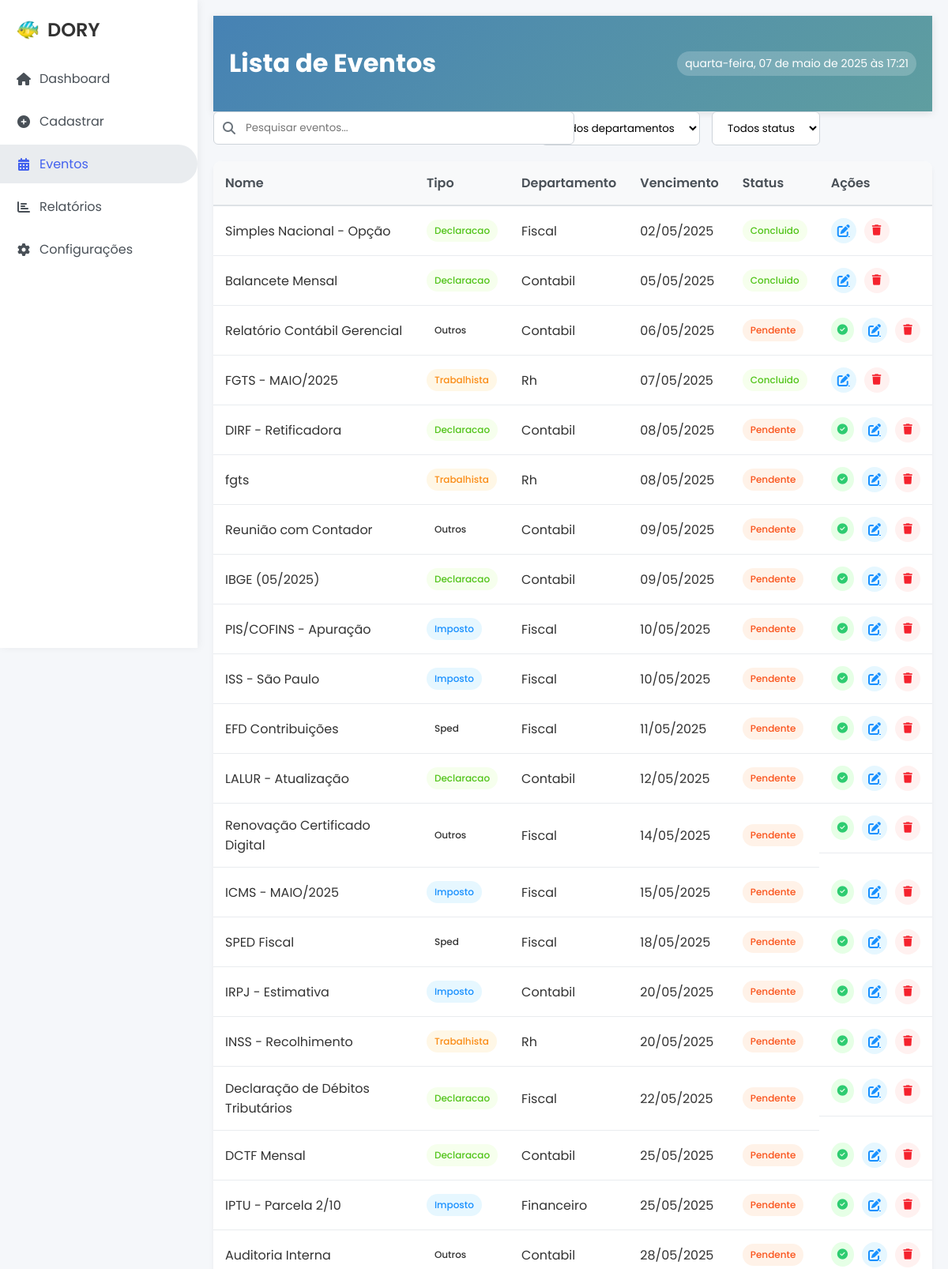
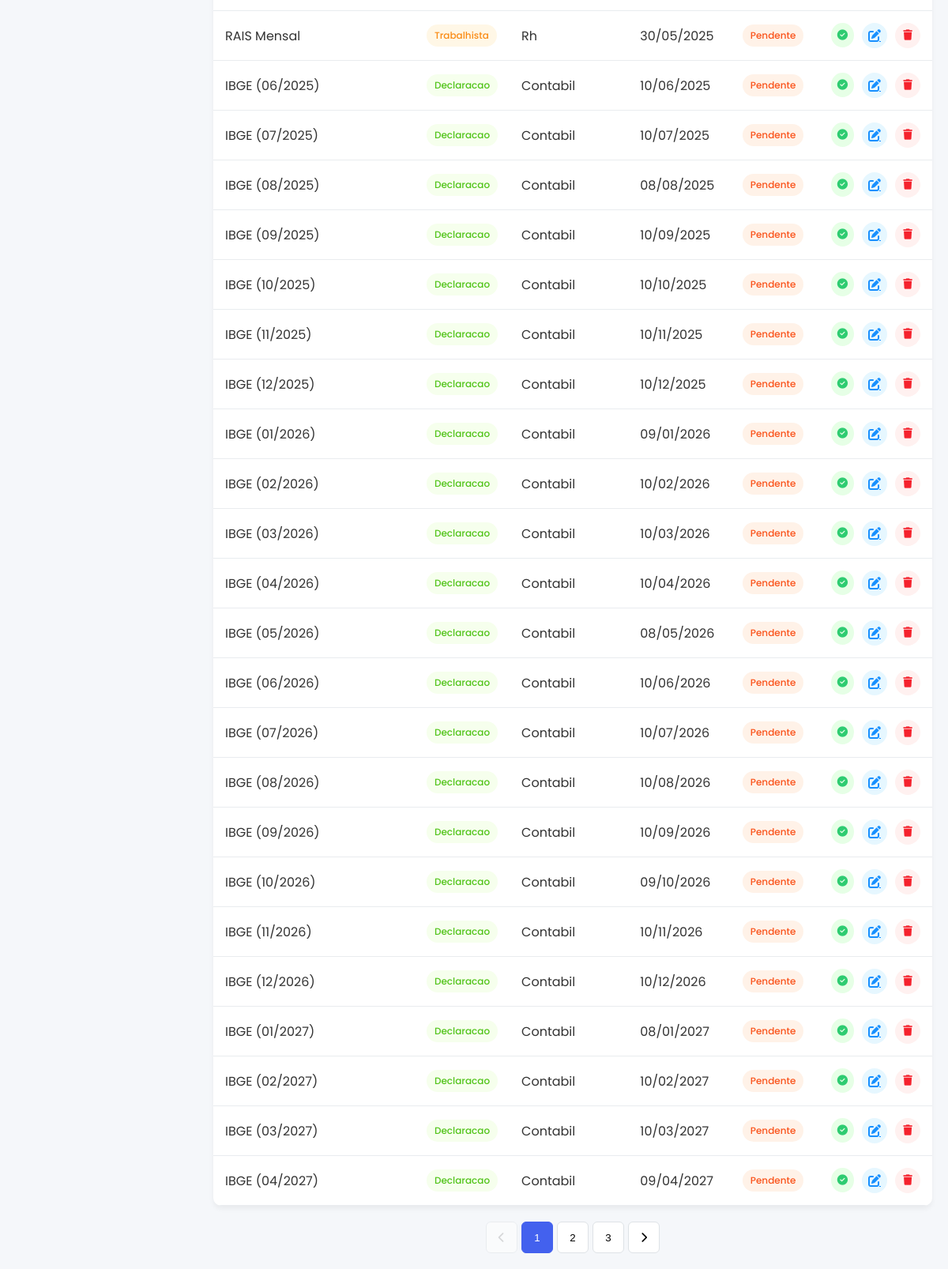
/eventos, run on the app's committed database (2 pictures, top to bottom).
### dory.py (models this page shows, shortened)
class Evento(db.Model):
    id = db.Column(db.Integer, primary_key=True)
    nome = db.Column(db.String(100), nullable=False)
    tipo = db.Column(db.String(50), nullable=False)
    departamento = db.Column(db.String(50), nullable=False)
    data_vencimento = db.Column(db.DateTime, nullable=False)
    descricao = db.Column(db.Text)
    prioridade = db.Column(db.String(20), default='normal')
    status = db.Column(db.String(20), default='pendente')
    data_criacao = db.Column(db.DateTime, default=datetime.utcnow)
    repetir_mensal = db.Column(db.Boolean, default=False)
    antecipar_dia_util = db.Column(db.Boolean, default=False)
    data_fim_repeticao = db.Column(db.DateTime)
    evento_pai_id = db.Column(db.Integer, db.ForeignKey('evento.id'))

### dory.py (the view)
@app.route("/eventos")
def eventos():
    eventos = Evento.query.order_by(Evento.data_vencimento).all()
    return render_template("eventos.html", eventos=eventos)

### templates/eventos.html (shortened to what this page needs)
<!DOCTYPE html>
<html lang="pt-BR">
<head>
    <link rel="stylesheet" href="https://cdnjs.cloudflare.com/ajax/libs/font-awesome/6.4.0/css/all.min.css">
    <link rel="stylesheet" href="{{ url_for('static', filename='css/style.css') }}">
    <link rel="stylesheet" href="{{ url_for('static', filename='css/components/sidebar.css') }}">
    <link rel="stylesheet" href="{{ url_for('static', filename='css/components/table.css') }}">
</head>
<body>
    <aside class="sidebar">
        <div class="logo" style="padding: 0 20px 20px;">
            <span style="font-size: 24px;">🐠</span>
            <span style="font-weight: 600;">DORY</span>
        </div>
        <ul class="sidebar-menu">
            <li><a href="/"><i class="fas fa-home"></i> Dashboard</a></li>
            <li><a href="/cadastrar"><i class="fas fa-plus-circle"></i> Cadastrar</a></li>
            <li><a href="/eventos" class="active"><i class="fas fa-calendar-alt"></i> Eventos</a></li>
            <li><a href="/relatorios"><i class="fas fa-chart-bar"></i> Relatórios</a></li>
            <li><a href="/configuracoes"><i class="fas fa-cog"></i> Configurações</a></li>
        </ul>
    </aside>
    <main class="main-content">
        <div class="header">
            <h1>Lista de Eventos</h1>
            <div class="datetime" id="currentDateTime"></div>
        </div>
        <div class="filters">
            <div class="search-box">
                <i class="fas fa-search"></i>
                <input type="text" id="searchInput" placeholder="Pesquisar eventos...">
            </div>
            <div class="filter-group">
                <select id="filter-department">
                    <option value="">Todos departamentos</option>
                </select>
            </div>
            <div class="filter-group">
                <select id="filter-status">
                    <option value="">Todos status</option>
                </select>
            </div>
        </div>
        <div class="table-container">
            <table class="modern-table">
                <thead>
                    <tr>
                        <th>Nome</th>
                        <th>Tipo</th>
                        <th>Departamento</th>
                        <th>Vencimento</th>
                        <th>Status</th>
                        <th>Ações</th>
                    </tr>
                </thead>
                <tbody>
                    {% for evento in eventos %}
                    <tr>
                        <td>{{ evento.nome }}</td>
                        <td><span class="badge badge-{{ evento.tipo }}">{{ evento.tipo|capitalize }}</span></td>
                        <td>{{ evento.departamento|capitalize }}</td>
                        <td>{{ evento.data_vencimento.strftime('%d/%m/%Y') }}</td>
                        <td>
                            <span class="badge badge-{{ evento.status }}">
                                {{ evento.status|capitalize }}
                            </span>
                        </td>
                        <td class="actions">
                            {% if evento.status != 'concluido' %}
                            <form action="{{ url_for('concluir', id=evento.id) }}" method="POST" style="display: inline;">
                                <button type="submit" class="btn-complete" title="Marcar como concluído">
                                    <i class="fas fa-check-circle"></i>
                                </button>
                            </form>
                            {% endif %}
                            <a href="{{ url_for('editar', id=evento.id) }}" class="btn-edit" title="Editar">
                                <i class="fas fa-edit"></i>
                            </a>
                            <button class="btn-delete" onclick="confirmarExclusao({{ evento.id }})" title="Excluir">
                                <i class="fas fa-trash"></i>
                            </button>
                        </td>
                    </tr>
                    {% endfor %}
                </tbody>
            </table>
        </div>
        <div class="pagination">
            <button class="page-btn" disabled><i class="fas fa-chevron-left"></i></button>
            <button class="page-btn active">1</button>
            <button class="page-btn">2</button>
            <button class="page-btn">3</button>
            <button class="page-btn"><i class="fas fa-chevron-right"></i></button>
        </div>
    </main>
</body>
</html>

### static/css/style.css (style rules this page uses)
body { font-family: 'Poppins', sans-serif; margin: 0; padding: 0; background-color: #f5f7fa; color: #333; }
.header { background: linear-gradient(135deg, #4682b4, #5f9ea0); color: white; padding: 15px 20px; display: flex; justify-content: space-between; align-items: center; box-shadow: 0 2px 10px rgba(0, 0, 0, 0.1); }
.logo { font-size: 24px; font-weight: bold; display: flex; align-items: center; gap: 10px; }
:root { --primary: #4361ee; --secondary: #3f37c9; --accent: #4895ef; --danger: #f72585; --light: #f8f9fa; --dark: #212529; }
.datetime { font-size: 14px; background: rgba(255, 255, 255, 0.2); padding: 5px 10px; border-radius: 20px; }
a, button { transition: all 0.3s ease; }

### static/css/components/sidebar.css (style rules this page uses)
.sidebar { width: 250px; background: white; position: fixed; height: 100vh; box-shadow: 2px 0 10px rgba(0, 0, 0, 0.05); padding-top: 20px; }
.sidebar-menu { list-style: none; padding: 0; margin: 0; }
.sidebar-menu li { margin-bottom: 5px; }
.sidebar-menu a { display: flex; align-items: center; gap: 10px; padding: 12px 20px; color: #495057; text-decoration: none; border-radius: 0 30px 30px 0; }
.sidebar-menu a:hover, .sidebar-menu a.active { background: #e9ecef; color: var(--primary); }
.sidebar-menu i { width: 20px; text-align: center; }
.main-content { margin-left: 250px; padding: 20px; }

### static/css/components/table.css (style rules this page uses)
.filters { display: flex; gap: 15px; margin-bottom: 20px; align-items: center; }
.search-box { position: relative; flex: 1; max-width: 400px; }
.search-box i { position: absolute; left: 12px; top: 50%; transform: translateY(-50%); color: #6c757d; }
.search-box input { width: 100%; padding: 10px 15px 10px 40px; border: 1px solid #ced4da; border-radius: 6px; font-family: 'Poppins', sans-serif; }
.filter-group select { padding: 10px 15px; border: 1px solid #ced4da; border-radius: 6px; background-color: white; font-family: 'Poppins', sans-serif; }
.table-container { background: white; border-radius: 10px; box-shadow: 0 4px 6px rgba(0, 0, 0, 0.05); overflow-x: auto; }
.modern-table { width: 100%; border-collapse: collapse; }
.modern-table th { background-color: #f8f9fa; color: #495057; font-weight: 600; text-align: left; padding: 15px; border-bottom: 2px solid #dee2e6; }
.modern-table td { padding: 15px; border-bottom: 1px solid #e9ecef; vertical-align: middle; }
.badge { display: inline-block; padding: 5px 10px; border-radius: 20px; font-size: 12px; font-weight: 500; }
.badge-imposto { background-color: #e6f7ff; color: #1890ff; }
.badge-declaracao { background-color: #f6ffed; color: #52c41a; }
.badge-trabalhista { background-color: #fff7e6; color: #fa8c16; }
.badge-pendente { background-color: #fff2e8; color: #fa541c; }
.badge-concluido { background-color: #f6ffed; color: #52c41a; }
.actions { display: flex; gap: 10px; }
.btn-edit, .btn-delete { width: 32px; height: 32px; border-radius: 50%; display: flex; align-items: center; justify-content: center; cursor: pointer; transition: all 0.3s; border: none; }
.btn-edit { background-color: #e6f7ff; color: #1890ff; }
.btn-delete { background-color: #fff1f0; color: #f5222d; }
.pagination { display: flex; justify-content: center; gap: 5px; margin-top: 20px; }
.page-btn { width: 40px; height: 40px; border-radius: 6px; border: 1px solid #dee2e6; background-color: white; cursor: pointer; transition: all 0.3s; }
.page-btn.active { background-color: #4361ee; color: white; border-color: #4361ee; }
.page-btn:disabled { opacity: 0.5; cursor: not-allowed; }
.btn-complete { background-color: #e6ffe6; color: #2ecc71; border: none; padding: 8px; border-radius: 50%; cursor: pointer; transition: all 0.3s; }

### data on the page
Evento: nome "Simples Nacional - Opção", tipo "Declaracao", departamento "Fiscal", data_vencimento "02/05/2025", status "Concluido"
Evento: nome "Balancete Mensal", tipo "Declaracao", departamento "Contabil", data_vencimento "05/05/2025", status "Concluido"
Evento: nome "Relatório Contábil Gerencial", tipo "Outros", departamento "Contabil", data_vencimento "06/05/2025", status "Pendente"
Evento: nome "FGTS - MAIO/2025", tipo "Trabalhista", departamento "Rh", data_vencimento "07/05/2025", status "Concluido"
Evento: nome "DIRF - Retificadora", tipo "Declaracao", departamento "Contabil", data_vencimento "08/05/2025", status "Pendente"
Evento: nome "fgts", tipo "Trabalhista", departamento "Rh", data_vencimento "08/05/2025", status "Pendente"
Evento: nome "Reunião com Contador", tipo "Outros", departamento "Contabil", data_vencimento "09/05/2025", status "Pendente"
Evento: nome "IBGE (05/2025)", tipo "Declaracao", departamento "Contabil", data_vencimento "09/05/2025", status "Pendente"
Evento: nome "PIS/COFINS - Apuração", tipo "Imposto", departamento "Fiscal", data_vencimento "10/05/2025", status "Pendente"
Evento: nome "ISS - São Paulo", tipo "Imposto", departamento "Fiscal", data_vencimento "10/05/2025", status "Pendente"
Evento: nome "EFD Contribuições", tipo "Sped", departamento "Fiscal", data_vencimento "11/05/2025", status "Pendente"
Evento: nome "LALUR - Atualização", tipo "Declaracao", departamento "Contabil", data_vencimento "12/05/2025", status "Pendente"
Evento: nome "Renovação Certificado Digital", tipo "Outros", departamento "Fiscal", data_vencimento "14/05/2025", status "Pendente"
Evento: nome "ICMS - MAIO/2025", tipo "Imposto", departamento "Fiscal", data_vencimento "15/05/2025", status "Pendente"
Evento: nome "SPED Fiscal", tipo "Sped", departamento "Fiscal", data_vencimento "18/05/2025", status "Pendente"
Evento: nome "IRPJ - Estimativa", tipo "Imposto", departamento "Contabil", data_vencimento "20/05/2025", status "Pendente"
Evento: nome "INSS - Recolhimento", tipo "Trabalhista", departamento "Rh", data_vencimento "20/05/2025", status "Pendente"
Evento: nome "Declaração de Débitos Tributários", tipo "Declaracao", departamento "Fiscal", data_vencimento "22/05/2025", status "Pendente"
Evento: nome "DCTF Mensal", tipo "Declaracao", departamento "Contabil", data_vencimento "25/05/2025", status "Pendente"
Evento: nome "IPTU - Parcela 2/10", tipo "Imposto", departamento "Financeiro", data_vencimento "25/05/2025", status "Pendente"
Evento: nome "Auditoria Interna", tipo "Outros", departamento "Contabil", data_vencimento "28/05/2025", status "Pendente"
Evento: nome "RAIS Mensal", tipo "Trabalhista", departamento "Rh", data_vencimento "30/05/2025", status "Pendente"
Evento: nome "IBGE (06/2025)", tipo "Declaracao", departamento "Contabil", data_vencimento "10/06/2025", status "Pendente"
Evento: nome "IBGE (07/2025)", tipo "Declaracao", departamento "Contabil", data_vencimento "10/07/2025", status "Pendente"
Evento: nome "IBGE (08/2025)", tipo "Declaracao", departamento "Contabil", data_vencimento "08/08/2025", status "Pendente"
Evento: nome "IBGE (09/2025)", tipo "Declaracao", departamento "Contabil", data_vencimento "10/09/2025", status "Pendente"
Evento: nome "IBGE (10/2025)", tipo "Declaracao", departamento "Contabil", data_vencimento "10/10/2025", status "Pendente"
Evento: nome "IBGE (11/2025)", tipo "Declaracao", departamento "Contabil", data_vencimento "10/11/2025", status "Pendente"
Evento: nome "IBGE (12/2025)", tipo "Declaracao", departamento "Contabil", data_vencimento "10/12/2025", status "Pendente"
Evento: nome "IBGE (01/2026)", tipo "Declaracao", departamento "Contabil", data_vencimento "09/01/2026", status "Pendente"
Evento: nome "IBGE (02/2026)", tipo "Declaracao", departamento "Contabil", data_vencimento "10/02/2026", status "Pendente"
Evento: nome "IBGE (03/2026)", tipo "Declaracao", departamento "Contabil", data_vencimento "10/03/2026", status "Pendente"
Evento: nome "IBGE (04/2026)", tipo "Declaracao", departamento "Contabil", data_vencimento "10/04/2026", status "Pendente"
Evento: nome "IBGE (05/2026)", tipo "Declaracao", departamento "Contabil", data_vencimento "08/05/2026", status "Pendente"
Evento: nome "IBGE (06/2026)", tipo "Declaracao", departamento "Contabil", data_vencimento "10/06/2026", status "Pendente"
Evento: nome "IBGE (07/2026)", tipo "Declaracao", departamento "Contabil", data_vencimento "10/07/2026", status "Pendente"
Evento: nome "IBGE (08/2026)", tipo "Declaracao", departamento "Contabil", data_vencimento "10/08/2026", status "Pendente"
Evento: nome "IBGE (09/2026)", tipo "Declaracao", departamento "Contabil", data_vencimento "10/09/2026", status "Pendente"
Evento: nome "IBGE (10/2026)", tipo "Declaracao", departamento "Contabil", data_vencimento "09/10/2026", status "Pendente"
Evento: nome "IBGE (11/2026)", tipo "Declaracao", departamento "Contabil", data_vencimento "10/11/2026", status "Pendente"
Evento: nome "IBGE (12/2026)", tipo "Declaracao", departamento "Contabil", data_vencimento "10/12/2026", status "Pendente"
Evento: nome "IBGE (01/2027)", tipo "Declaracao", departamento "Contabil", data_vencimento "08/01/2027", status "Pendente"
Evento: nome "IBGE (02/2027)", tipo "Declaracao", departamento "Contabil", data_vencimento "10/02/2027", status "Pendente"
Evento: nome "IBGE (03/2027)", tipo "Declaracao", departamento "Contabil", data_vencimento "10/03/2027", status "Pendente"
Evento: nome "IBGE (04/2027)", tipo "Declaracao", departamento "Contabil", data_vencimento "09/04/2027", status "Pendente"
